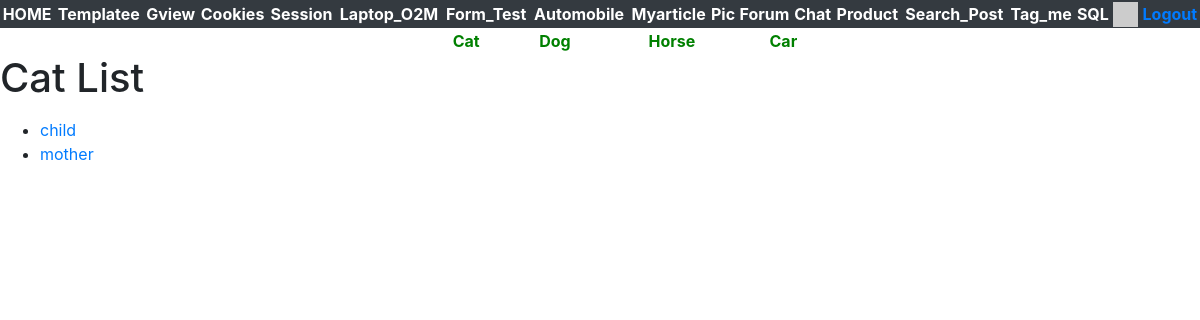
Page /gview/cats (signed in) on the earlier database version.
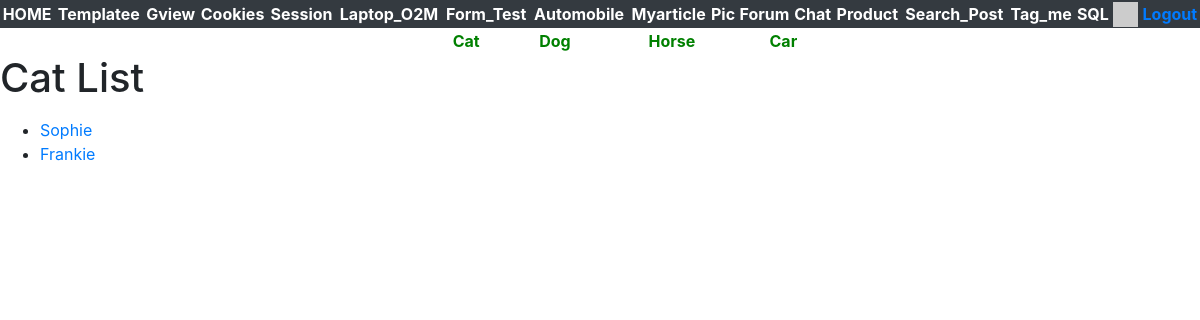
Same page on the later database version.
### gview/models.py (models this page shows, shortened)
class Cat(models.Model):
    name = models.CharField(max_length=200,db_index=True,help_text='Cat name')

### gview/views.py (the view)
# urls.py: path('cats',views.CatListView.as_view(),name='cats'),
class CatListView(View):
    model = Cat
    def get(self,request):
        modelname = self.model._meta.verbose_name.title().lower()
        stuff = self.model.objects.all()
        cntx = {modelname+'_list':stuff}
        return render(request,'gview/'+modelname+'_list.html',cntx)

### home/context_processors.py (called while the page is built)
def settings(request):
    return {
        'settings': django_settings,
    }

### home/templatetags/app_tags.py (called while the page is built)
@register.filter(name='gravatar')
def gravatar(user, size=35):
    email = str(user.email.strip().lower()).encode('utf-8')
    email_hash = md5(email).hexdigest()
    url = "//www.gravatar.com/avatar/{0}?s={1}&d=identicon&r=PG"
    return url.format(email_hash, size)

### gview/templates/gview/cat_list.html
{% extends "gview/base.html" %}
{% block content %}
<h1>Cat List</h1>
<p>
    {% if cat_list %}
<ul>
    {% for cat in cat_list %}
    <li>
        <a href={% url 'gview:cat' cat.id %}>{{cat.name}}</a>
    </li>
    {% endfor %}
</ul>
{% else %}
<p>There are no cats in the database.</p>
{% endif %}
</p>
{% endblock %}

Differences in the rows shown:
removed Cat: name "child"
removed Cat: name "mother"
added Cat: name "Sophie"
added Cat: name "Frankie"
